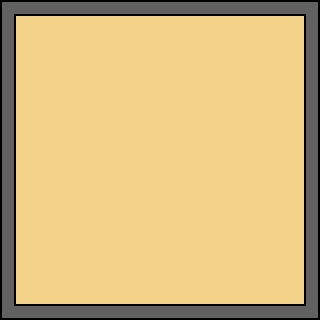

This game map was drawn from its Tiled (.tmx) file and the tilesets committed beside it. A one-line description and the full map source follow:
An orthogonal 20x20 tile map with 16x16 px tiles, 1 tile layer (Floor) and 4 objects.

<map version="1.0" orientation="orthogonal" renderorder="right-down" width="20" height="20" tilewidth="16" tileheight="16" nextobjectid="63">
 <tileset firstgid="1" name="tileset" tilewidth="16" tileheight="16" spacing="2" margin="1" tilecount="10" columns="5">
  <image source="tileset.png" width="90" height="36" />
 </tileset>
 <layer name="Floor" width="20" height="20">
  <data encoding="csv">
6,1,1,1,1,1,1,1,1,1,1,1,1,1,1,1,1,1,1,7,
2,10,10,10,10,10,10,10,10,10,10,10,10,10,10,10,10,10,10,2,
2,10,10,10,10,10,10,10,10,10,10,10,10,10,10,10,10,10,10,2,
2,10,10,10,10,10,10,10,10,10,10,10,10,10,10,10,10,10,10,2,
2,10,10,10,10,10,10,10,10,10,10,10,10,10,10,10,10,10,10,2,
2,10,10,10,10,10,10,10,10,10,10,10,10,10,10,10,10,10,10,2,
2,10,10,10,10,10,10,10,10,10,10,10,10,10,10,10,10,10,10,2,
2,10,10,10,10,10,10,10,10,10,10,10,10,10,10,10,10,10,10,2,
2,10,10,10,10,10,10,10,10,10,10,10,10,10,10,10,10,10,10,2,
2,10,10,10,10,10,10,10,10,10,10,10,10,10,10,10,10,10,10,2,
2,10,10,10,10,10,10,10,10,10,10,10,10,10,10,10,10,10,10,2,
2,10,10,10,10,10,10,10,10,10,10,10,10,10,10,10,10,10,10,2,
2,10,10,10,10,10,10,10,10,10,10,10,10,10,10,10,10,10,10,2,
2,10,10,10,10,10,10,10,10,10,10,10,10,10,10,10,10,10,10,2,
2,10,10,10,10,10,10,10,10,10,10,10,10,10,10,10,10,10,10,2,
2,10,10,10,10,10,10,10,10,10,10,10,10,10,10,10,10,10,10,2,
2,10,10,10,10,10,10,10,10,10,10,10,10,10,10,10,10,10,10,2,
2,10,10,10,10,10,10,10,10,10,10,10,10,10,10,10,10,10,10,2,
2,10,10,10,10,10,10,10,10,10,10,10,10,10,10,10,10,10,10,2,
8,1,1,1,1,1,1,1,1,1,1,1,1,1,1,1,1,1,1,3
</data>
 </layer>
 <objectgroup name="Walls">
  <object id="51" x="-32" y="16" width="352" />
  <object id="52" x="-16" y="304" width="352" />
  <object id="53" x="16" y="0" height="336" />
  <object id="54" x="304" y="0" height="336" />
 </objectgroup>
</map>
